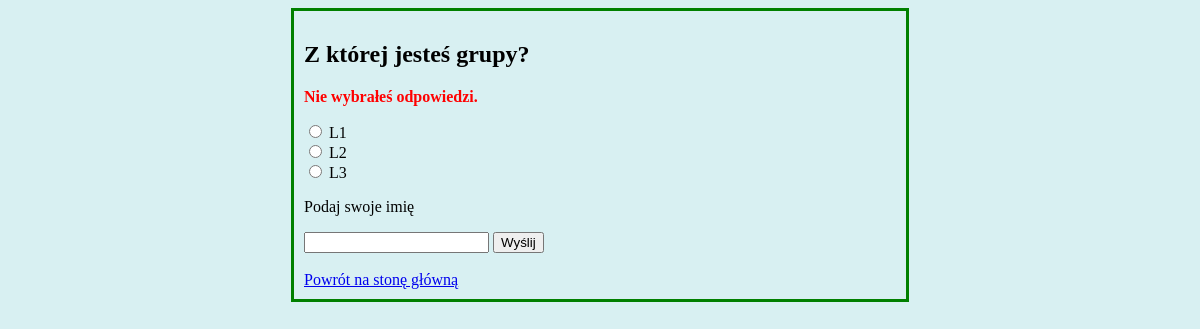
Page /ankiety/1/vote/ on the committed database.
### ankiety/models.py (models this page shows, shortened)
class Question(models.Model):
    question_text = models.CharField(max_length=200)
    pub_date = models.DateTimeField('date published')

class Choice(models.Model):
    question = models.ForeignKey(Question, on_delete=models.CASCADE)
    choice_text = models.CharField(max_length=200)

### ankiety/views.py (the view, shortened to what this page needs)
# urls.py: path('<int:question_id>/vote/', views.vote, name='vote'),
def vote(request, question_id):
    question = get_object_or_404(Question, pk=question_id)
    date = time.asctime()
    datehash = hashlib.sha256(str(date).encode('ascii')).hexdigest()
    try:
        selected_choice = question.choice_set.get(pk=request.POST['choice'])
        username = request.POST['user_id'].encode('utf-8')
        id_hash = hashlib.sha256(str(datehash).encode('ascii') + str(selected_choice.id).encode('ascii') +
                                 str(selected_choice.question_id).encode('ascii') + str(selected_choice.choice_text).encode('utf-8')).hexdigest()
        messages.info(request, 'Identyfikator Twojej odpowiedzi to: ' + id_hash)
    except (KeyError, Choice.DoesNotExist):
        return render(request, 'ankiety/detail.html', {
            'question': question,
            'error_message': "Nie wybrałeś odpowiedzi.",
        })

### ankiety/templates/ankiety/detail.html (shortened to what this page needs)
<!DOCTYPE html>
<html lang="pl">
<head>
</head>
<body>
{% load static %}
<link rel="stylesheet" type="text/css" href="{% static 'ankiety/style.css' %}">
<div class="center">
<h2>{{ question.question_text }}</h2>
{% if error_message %}<p class="error">{{ error_message }}</p>{% endif %}
<form action="{% url 'ankiety:vote' question.id %}" method="post">
{% for choice in question.choice_set.all %}
    <input type="radio" name="choice" id="choice{{ forloop.counter }}" value="{{ choice.id }}">
    <label for="choice{{ forloop.counter }}">{{ choice.choice_text }}</label><br>
{% endfor %}
<p>Podaj swoje imię</p>
<input type="text" name="user_id" id="user_id" required>
<input type="submit" value="Wyślij">
</form>
<br>
<a href="{% url 'ankiety:index' %}">Powrót na stonę główną</a>
</div>
</body>
</html>

### ankiety/static/ankiety/style.css (style rules this page uses)
body { background: #d8f0f2; background-position: center; }
.center { margin: auto; width: 50%; border: 3px solid green; padding: 10px; }
.error { color: red; font-weight: bold; }

### rows in the picture
Question: question_text "Z której jesteś grupy?"
Choice: choice_text "L1"
Choice: choice_text "L2"
Choice: choice_text "L3"

### other values in the picture
{{ error_message }} "Nie wybrałeś odpowiedzi."
